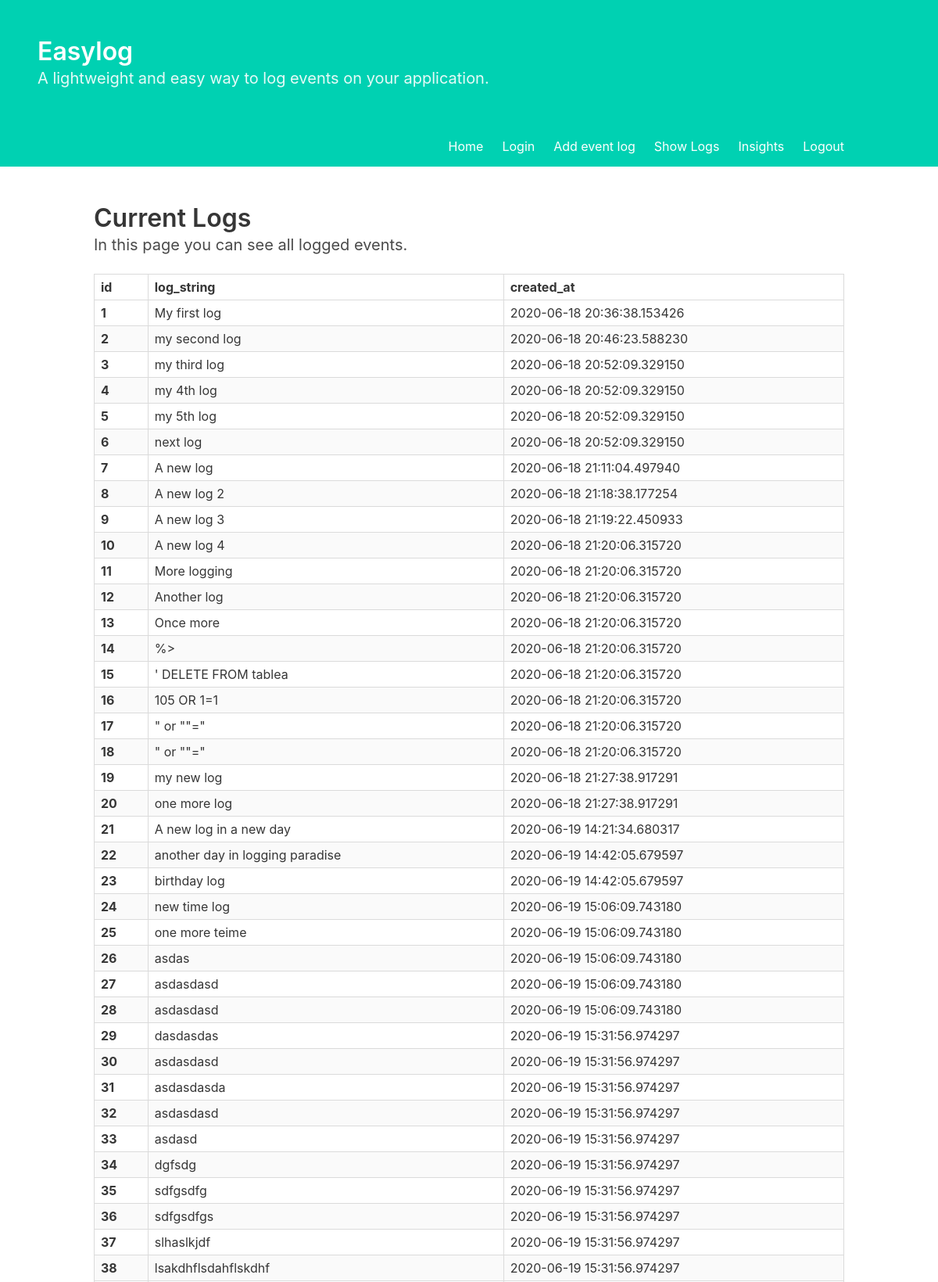
The page /current_logs (signed in, upper part) on the database its author committed.
### easy_log.py (models this page shows)
class Log(db.Model):
    id = db.Column(db.Integer, primary_key=True)
    log_string = db.Column(db.String(100), nullable=False)
    created_at = db.Column(db.DateTime, default = lambda:datetime.now())

### easy_log.py (the view)
@app.route('/current_logs')
@login_required
def current_logs():
    rows = Log.query.all()
    return render_template('current_logs.html', rows = rows)

### easy_log.py (called while the page is built)
@login_manager.user_loader
def load_user(user_id):
    return User.query.get(int(user_id))

### templates/current_logs.html
{% extends "base.html" %}
{% block content %}
<section class="section">
    <div class="container">
        <h1 class="title">Current Logs</h1>
        <h2 class="subtitle">
            In this page you can see all logged events.
        </h2>
        <table class="table is-bordered is-striped is-narrow is-hoverable is-fullwidth">
            <thead>
                <tr>
                    <th>id</th>
                    <th>log_string</th>
                    <th>created_at</th>
                </tr>
            </thead>
            <tbody>
                {% for row in rows %}
                <tr>
                    <th>
                        {{ row.id }}
                    </th>
                    <td>{{ row.log_string }}</td>
                    <td>{{ row.created_at }}</td>
                </tr>
                {% endfor %}
            </tbody>
        </table>
    </div>
</section>
{% endblock %}

### rows shown on the page
Log: id "1", log_string "My first log", created_at "2020-06-18 20:36:38.153426"
Log: id "2", log_string "my second log", created_at "2020-06-18 20:46:23.588230"
Log: id "3", log_string "my third log", created_at "2020-06-18 20:52:09.329150"
Log: id "4", log_string "my 4th log", created_at "2020-06-18 20:52:09.329150"
Log: id "5", log_string "my 5th log", created_at "2020-06-18 20:52:09.329150"
Log: id "6", log_string "next log", created_at "2020-06-18 20:52:09.329150"
Log: id "7", log_string "A new log", created_at "2020-06-18 21:11:04.497940"
Log: id "8", log_string "A new log 2", created_at "2020-06-18 21:18:38.177254"
Log: id "9", log_string "A new log 3", created_at "2020-06-18 21:19:22.450933"
Log: id "10", log_string "A new log 4", created_at "2020-06-18 21:20:06.315720"
Log: id "11", log_string "More logging", created_at "2020-06-18 21:20:06.315720"
Log: id "12", log_string "Another log", created_at "2020-06-18 21:20:06.315720"
Log: id "13", log_string "Once more", created_at "2020-06-18 21:20:06.315720"
Log: id "14", log_string "%>", created_at "2020-06-18 21:20:06.315720"
Log: id "15", log_string "' DELETE FROM tablea", created_at "2020-06-18 21:20:06.315720"
Log: id "16", log_string "105 OR 1=1", created_at "2020-06-18 21:20:06.315720"
Log: id "17", log_string "\" or \"\"=\"", created_at "2020-06-18 21:20:06.315720"
Log: id "18", log_string "\" or \"\"=\"", created_at "2020-06-18 21:20:06.315720"
Log: id "19", log_string "my new log", created_at "2020-06-18 21:27:38.917291"
Log: id "20", log_string "one more log", created_at "2020-06-18 21:27:38.917291"
Log: id "21", log_string "A new log in a new day", created_at "2020-06-19 14:21:34.680317"
Log: id "22", log_string "another day in logging paradise", created_at "2020-06-19 14:42:05.679597"
Log: id "23", log_string "birthday log", created_at "2020-06-19 14:42:05.679597"
Log: id "24", log_string "new time log", created_at "2020-06-19 15:06:09.743180"
Log: id "25", log_string "one more teime", created_at "2020-06-19 15:06:09.743180"
Log: id "26", log_string "asdas", created_at "2020-06-19 15:06:09.743180"
Log: id "27", log_string "asdasdasd", created_at "2020-06-19 15:06:09.743180"
Log: id "28", log_string "asdasdasd", created_at "2020-06-19 15:06:09.743180"
Log: id "29", log_string "dasdasdas", created_at "2020-06-19 15:31:56.974297"
Log: id "30", log_string "asdasdasd", created_at "2020-06-19 15:31:56.974297"
Log: id "31", log_string "asdasdasda", created_at "2020-06-19 15:31:56.974297"
Log: id "32", log_string "asdasdasd", created_at "2020-06-19 15:31:56.974297"
Log: id "33", log_string "asdasd", created_at "2020-06-19 15:31:56.974297"
Log: id "34", log_string "dgfsdg", created_at "2020-06-19 15:31:56.974297"
Log: id "35", log_string "sdfgsdfg", created_at "2020-06-19 15:31:56.974297"
Log: id "36", log_string "sdfgsdfgs", created_at "2020-06-19 15:31:56.974297"
Log: id "37", log_string "slhaslkjdf", created_at "2020-06-19 15:31:56.974297"
Log: id "38", log_string "lsakdhflsdahflskdhf", created_at "2020-06-19 15:31:56.974297"
